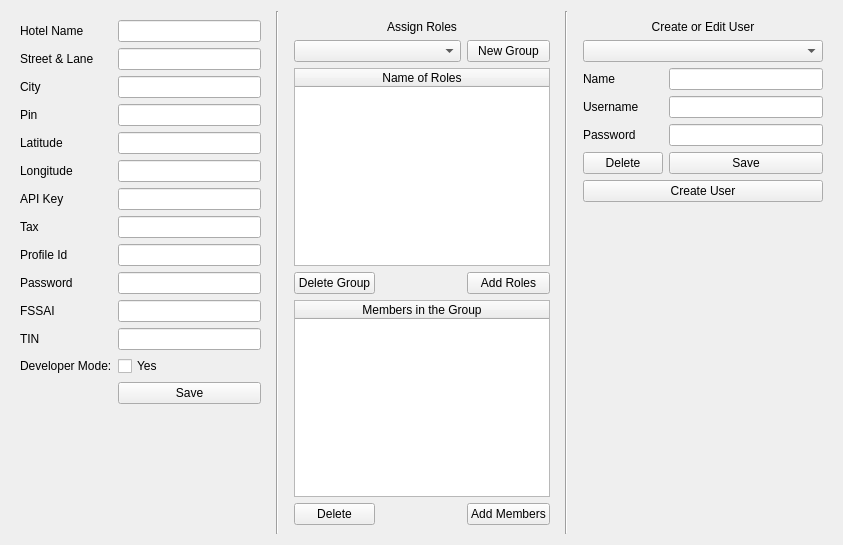
<?xml version="1.0" encoding="UTF-8"?>
<ui version="4.0">
 <class>Form</class>
 <widget class="QWidget" name="Form">
  <property name="geometry">
   <rect>
    <x>0</x>
    <y>0</y>
    <width>843</width>
    <height>545</height>
   </rect>
  </property>
  <property name="windowTitle">
   <string>Admin</string>
  </property>
  <property name="styleSheet">
   <string notr="true"/>
  </property>
  <layout class="QHBoxLayout" name="horizontalLayout_2">
   <item>
    <widget class="QFrame" name="adminFrame">
     <layout class="QFormLayout" name="formLayout">
      <item row="0" column="0">
       <widget class="QLabel" name="label">
        <property name="text">
         <string>Hotel Name</string>
        </property>
       </widget>
      </item>
      <item row="0" column="1">
       <widget class="QLineEdit" name="adminpopup_hotelname_linedit"/>
      </item>
      <item row="1" column="0">
       <widget class="QLabel" name="label_2">
        <property name="text">
         <string>Street &amp; Lane</string>
        </property>
       </widget>
      </item>
      <item row="1" column="1">
       <widget class="QLineEdit" name="adminpopup_street_linedit"/>
      </item>
      <item row="2" column="0">
       <widget class="QLabel" name="label_8">
        <property name="text">
         <string>City</string>
        </property>
       </widget>
      </item>
      <item row="2" column="1">
       <widget class="QLineEdit" name="adminpopup_city_linedit"/>
      </item>
      <item row="3" column="0">
       <widget class="QLabel" name="label_9">
        <property name="text">
         <string>Pin</string>
        </property>
       </widget>
      </item>
      <item row="3" column="1">
       <widget class="QLineEdit" name="adminpopup_pin_linedit"/>
      </item>
      <item row="4" column="0">
       <widget class="QLabel" name="label_4">
        <property name="text">
         <string>Latitude</string>
        </property>
       </widget>
      </item>
      <item row="4" column="1">
       <widget class="QLineEdit" name="adminpopup_latitude_linedit"/>
      </item>
      <item row="5" column="0">
       <widget class="QLabel" name="label_5">
        <property name="text">
         <string>Longitude</string>
        </property>
       </widget>
      </item>
      <item row="5" column="1">
       <widget class="QLineEdit" name="adminpopup_longitude_linedit"/>
      </item>
      <item row="6" column="0">
       <widget class="QLabel" name="label_3">
        <property name="text">
         <string>API Key</string>
        </property>
       </widget>
      </item>
      <item row="6" column="1">
       <widget class="QLineEdit" name="adminpopup_apikey_linedit"/>
      </item>
      <item row="7" column="0">
       <widget class="QLabel" name="label_10">
        <property name="text">
         <string>Tax</string>
        </property>
       </widget>
      </item>
      <item row="7" column="1">
       <widget class="QLineEdit" name="adminpopup_tax_linedit"/>
      </item>
      <item row="8" column="0">
       <widget class="QLabel" name="label_6">
        <property name="text">
         <string>Profile Id</string>
        </property>
       </widget>
      </item>
      <item row="8" column="1">
       <widget class="QLineEdit" name="adminpopup_profileid_linedit"/>
      </item>
      <item row="9" column="0">
       <widget class="QLabel" name="label_7">
        <property name="text">
         <string>Password</string>
        </property>
       </widget>
      </item>
      <item row="9" column="1">
       <widget class="QLineEdit" name="adminpopup_password_linedit">
        <property name="echoMode">
         <enum>QLineEdit::Password</enum>
        </property>
       </widget>
      </item>
      <item row="10" column="0">
       <widget class="QLabel" name="label_17">
        <property name="text">
         <string>FSSAI</string>
        </property>
       </widget>
      </item>
      <item row="10" column="1">
       <widget class="QLineEdit" name="adminpopup_fssai_linedit"/>
      </item>
      <item row="11" column="0">
       <widget class="QLabel" name="label_18">
        <property name="text">
         <string>TIN</string>
        </property>
       </widget>
      </item>
      <item row="11" column="1">
       <widget class="QLineEdit" name="adminpopup_tin_linedit"/>
      </item>
      <item row="12" column="0">
       <widget class="QLabel" name="label_11">
        <property name="text">
         <string>Developer Mode:</string>
        </property>
       </widget>
      </item>
      <item row="12" column="1">
       <widget class="QCheckBox" name="adminpopup_dev_checkbox">
        <property name="text">
         <string>Yes</string>
        </property>
       </widget>
      </item>
      <item row="13" column="1">
       <widget class="QPushButton" name="adminpopup_save_button">
        <property name="text">
         <string>Save</string>
        </property>
       </widget>
      </item>
     </layout>
    </widget>
   </item>
   <item>
    <widget class="Line" name="line">
     <property name="orientation">
      <enum>Qt::Vertical</enum>
     </property>
    </widget>
   </item>
   <item>
    <widget class="QFrame" name="assignFrame">
     <layout class="QGridLayout" name="gridLayout">
      <item row="1" column="2">
       <widget class="QPushButton" name="adminpopup_assign_newgroup_button">
        <property name="text">
         <string>New Group</string>
        </property>
       </widget>
      </item>
      <item row="1" column="0" colspan="2">
       <widget class="QComboBox" name="adminpopup_assign_groupname_combobox"/>
      </item>
      <item row="5" column="0">
       <widget class="QPushButton" name="adminpopup_assign_delete_button">
        <property name="text">
         <string>Delete</string>
        </property>
       </widget>
      </item>
      <item row="5" column="2">
       <widget class="QPushButton" name="adminpopup_assign_addmembers_button">
        <property name="text">
         <string>Add Members</string>
        </property>
       </widget>
      </item>
      <item row="0" column="0" colspan="3">
       <widget class="QLabel" name="label_15">
        <property name="text">
         <string>Assign Roles</string>
        </property>
        <property name="alignment">
         <set>Qt::AlignCenter</set>
        </property>
       </widget>
      </item>
      <item row="4" column="0" colspan="3">
       <widget class="QTableWidget" name="adminpopup_assign_members_table">
        <attribute name="horizontalHeaderStretchLastSection">
         <bool>true</bool>
        </attribute>
        <column>
         <property name="text">
          <string>Members in the Group</string>
         </property>
        </column>
       </widget>
      </item>
      <item row="2" column="0" colspan="3">
       <widget class="QTableWidget" name="adminpopup_assign_roles_table">
        <attribute name="horizontalHeaderStretchLastSection">
         <bool>true</bool>
        </attribute>
        <column>
         <property name="text">
          <string>Name of Roles</string>
         </property>
        </column>
       </widget>
      </item>
      <item row="3" column="0">
       <widget class="QPushButton" name="adminpopup_assign_deletegroup_button">
        <property name="text">
         <string>Delete Group</string>
        </property>
       </widget>
      </item>
      <item row="3" column="2">
       <widget class="QPushButton" name="adminpopup_assign_addroles_button">
        <property name="text">
         <string>Add Roles</string>
        </property>
       </widget>
      </item>
     </layout>
    </widget>
   </item>
   <item>
    <widget class="Line" name="line_2">
     <property name="orientation">
      <enum>Qt::Vertical</enum>
     </property>
    </widget>
   </item>
   <item>
    <widget class="QFrame" name="createFrame">
     <property name="autoFillBackground">
      <bool>true</bool>
     </property>
     <property name="styleSheet">
      <string notr="true"/>
     </property>
     <layout class="QFormLayout" name="formLayout_2">
      <property name="fieldGrowthPolicy">
       <enum>QFormLayout::AllNonFixedFieldsGrow</enum>
      </property>
      <item row="0" column="0" colspan="2">
       <widget class="QLabel" name="label_14">
        <property name="text">
         <string>Create or Edit User</string>
        </property>
        <property name="alignment">
         <set>Qt::AlignCenter</set>
        </property>
       </widget>
      </item>
      <item row="1" column="0" colspan="2">
       <widget class="QComboBox" name="adminpopup_createuser_username_combobox"/>
      </item>
      <item row="3" column="0">
       <widget class="QLabel" name="label_12">
        <property name="text">
         <string>Username</string>
        </property>
       </widget>
      </item>
      <item row="3" column="1">
       <widget class="QLineEdit" name="adminpopup_createuser_username_linedit"/>
      </item>
      <item row="4" column="0">
       <widget class="QLabel" name="label_13">
        <property name="text">
         <string>Password</string>
        </property>
       </widget>
      </item>
      <item row="4" column="1">
       <widget class="QLineEdit" name="adminpopup_createuser_password_linedit">
        <property name="echoMode">
         <enum>QLineEdit::Password</enum>
        </property>
       </widget>
      </item>
      <item row="5" column="0">
       <widget class="QPushButton" name="adminpopup_createuser_delete_button">
        <property name="text">
         <string>Delete</string>
        </property>
       </widget>
      </item>
      <item row="5" column="1">
       <widget class="QPushButton" name="adminpopup_createuser_save_button">
        <property name="text">
         <string>Save</string>
        </property>
       </widget>
      </item>
      <item row="6" column="0" colspan="2">
       <widget class="QPushButton" name="adminpopup_createuser_create_button">
        <property name="text">
         <string>Create User</string>
        </property>
       </widget>
      </item>
      <item row="2" column="1">
       <widget class="QLineEdit" name="adminpopup_createuser_name_linedit">
        <property name="readOnly">
         <bool>true</bool>
        </property>
       </widget>
      </item>
      <item row="2" column="0">
       <widget class="QLabel" name="label_16">
        <property name="text">
         <string>Name</string>
        </property>
       </widget>
      </item>
     </layout>
    </widget>
   </item>
  </layout>
 </widget>
 <tabstops>
  <tabstop>adminpopup_hotelname_linedit</tabstop>
  <tabstop>adminpopup_street_linedit</tabstop>
  <tabstop>adminpopup_city_linedit</tabstop>
  <tabstop>adminpopup_pin_linedit</tabstop>
  <tabstop>adminpopup_latitude_linedit</tabstop>
  <tabstop>adminpopup_longitude_linedit</tabstop>
  <tabstop>adminpopup_apikey_linedit</tabstop>
  <tabstop>adminpopup_tax_linedit</tabstop>
  <tabstop>adminpopup_profileid_linedit</tabstop>
  <tabstop>adminpopup_password_linedit</tabstop>
  <tabstop>adminpopup_fssai_linedit</tabstop>
  <tabstop>adminpopup_tin_linedit</tabstop>
  <tabstop>adminpopup_dev_checkbox</tabstop>
  <tabstop>adminpopup_save_button</tabstop>
  <tabstop>adminpopup_assign_groupname_combobox</tabstop>
  <tabstop>adminpopup_assign_newgroup_button</tabstop>
  <tabstop>adminpopup_assign_roles_table</tabstop>
  <tabstop>adminpopup_assign_deletegroup_button</tabstop>
  <tabstop>adminpopup_assign_addroles_button</tabstop>
  <tabstop>adminpopup_assign_members_table</tabstop>
  <tabstop>adminpopup_assign_delete_button</tabstop>
  <tabstop>adminpopup_assign_addmembers_button</tabstop>
  <tabstop>adminpopup_createuser_username_combobox</tabstop>
  <tabstop>adminpopup_createuser_name_linedit</tabstop>
  <tabstop>adminpopup_createuser_username_linedit</tabstop>
  <tabstop>adminpopup_createuser_password_linedit</tabstop>
  <tabstop>adminpopup_createuser_save_button</tabstop>
  <tabstop>adminpopup_createuser_delete_button</tabstop>
  <tabstop>adminpopup_createuser_create_button</tabstop>
 </tabstops>
 <resources/>
 <connections/>
</ui>
